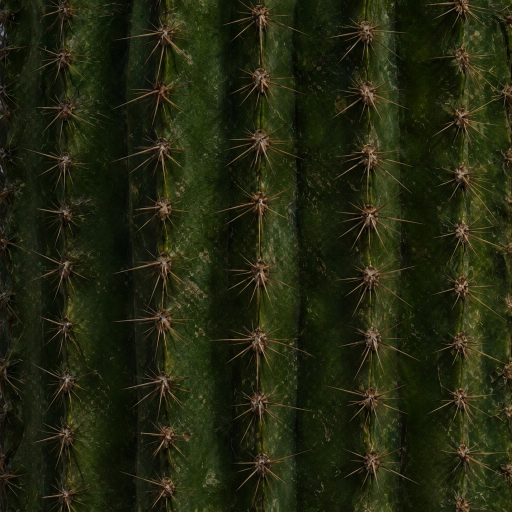
#> input picture minecraft/cactus-reference/side.jpg, 1024 x 1024 px, found by its file name (shown at 1/2 size)
$ python prepare_cactus.py
#> lines starting #> are read from the running program, lines starting #| are printed output that depends on the picture
#!/usr/bin/env python3
"""Prepare the supplied cactus side and end photographs (Pillow required).

From repo root: python3 minecraft/tools/prepare_cactus.py
The opaque images are fitted into the vanilla cactus' transparent inset.
"""
from pathlib import Path
from PIL import Image, ImageOps

ROOT = Path('minecraft')
SIDE_SOURCE = ROOT / 'cactus-reference/side.jpg'
END_SOURCE = ROOT / 'cactus-reference/end.jpg'
BLOCKS = ROOT / 'realistic-dirt/textures/blocks'
SIDE_OUTPUT = BLOCKS / 'cactus_side.png'
END_OUTPUT = BLOCKS / 'cactus_top.png'
SIZE = 512
INSET = SIZE // 16
EDGE_BLEND = 24


def load_photo(path, size):
#> called with size = (448, 512)
    with Image.open(path) as src:
#> src is the input picture: PIL image 1024x1024 RGB; mean R, G, B 34.2, 38.1, 15.5
        if src.size != (1024, 1024):
            raise ValueError(f'Expected 1024x1024 user photo: {path}')
        return ImageOps.fit(ImageOps.exif_transpose(src).convert('RGB'), size, Image.Resampling.LANCZOS)
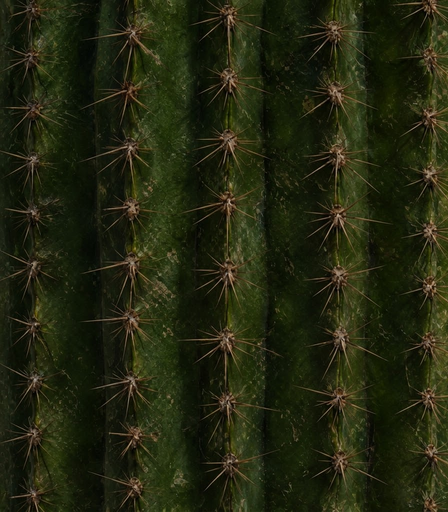
#> returned value: PIL image 448x512 RGB; mean R, G, B 34.2, 38, 15.5


def prepare_side(path=SIDE_SOURCE):
    width = SIZE - 2 * INSET
    photo = load_photo(path, (width, SIZE))
    # Soften only the vertical repeat along stacked cactus blocks. Crop from
    # unmodified source each time; the central material stays untouched.
    result = photo.copy()
    for d in range(EDGE_BLEND):
        t = 1 - d / EDGE_BLEND
        blend = .5 * t * t * (3 - 2*t)
        top = photo.crop((0, d, width, d + 1))
        bottom = photo.crop((0, SIZE-1-d, width, SIZE-d))
        result.paste(Image.blend(top, bottom, blend), (0, d))
        result.paste(Image.blend(bottom, top, blend), (0, SIZE-1-d))
    # Vanilla cactus-side texture reserves the outer 1/16 on each side as
    # transparency; its sparse pixel-spike silhouettes are not reproduced.
    rgba = Image.new('RGBA', (SIZE, SIZE), (0, 0, 0, 0))
#> rgba: PIL image 512x512 RGBA; every value is 0
    rgba.paste(result.convert('RGBA'), (INSET, 0))
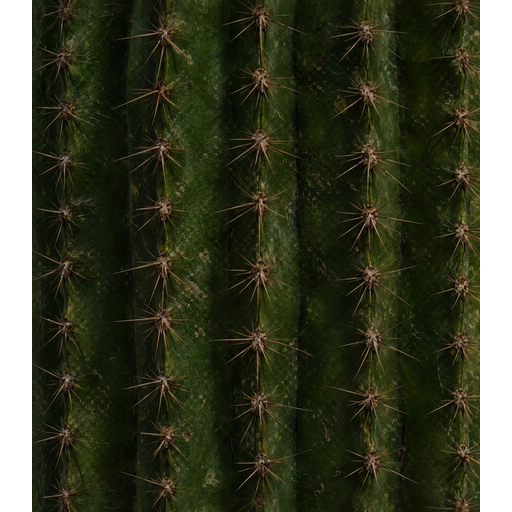
#> rgba: PIL image 512x512 RGBA; mean R, G, B, A 29.9, 33.2, 13.5, 223.1; transparent parts drawn white
    return rgba


def prepare_end(path=END_SOURCE):
    width = SIZE - 2 * INSET
    photo = load_photo(path, (width, width))
#> call 2 of load_photo, with size = (448, 448)
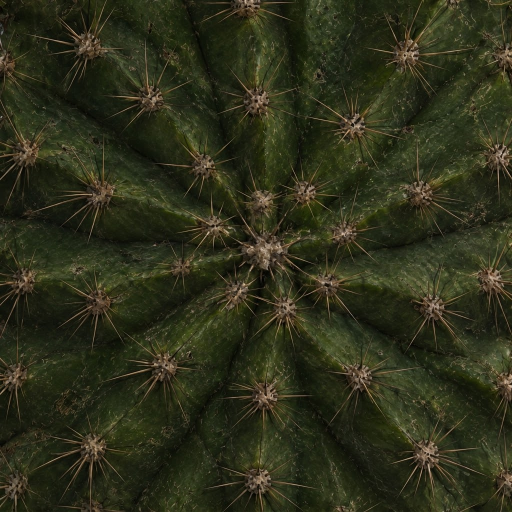
#> input picture minecraft/cactus-reference/end.jpg, 1024 x 1024 px, found by its file name (shown at 1/2 size)
#> in load_photo, src is the input picture: PIL image 1024x1024 RGB; mean R, G, B 45.1, 47.2, 26
#> in load_photo (call 2), `return ImageOps.fit(ImageOps.exif_transpose(src).convert('RGB'), size,..`:
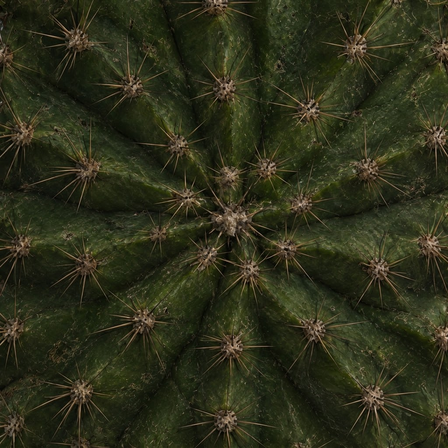
#> returned value: PIL image 448x448 RGB; mean R, G, B 45.1, 47.2, 26
    rgba = Image.new('RGBA', (SIZE, SIZE), (0, 0, 0, 0))
    rgba.paste(photo.convert('RGBA'), (INSET, INSET))
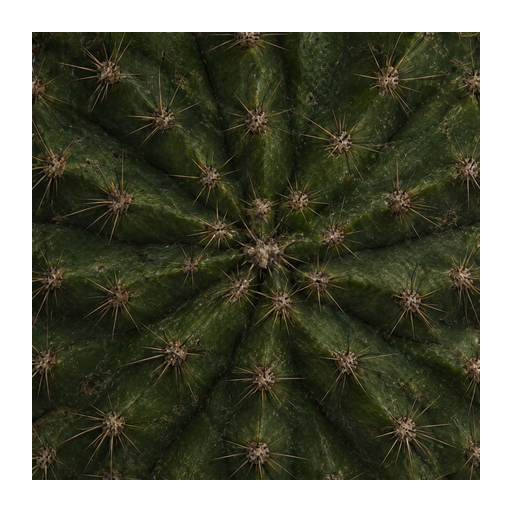
#> rgba: PIL image 512x512 RGBA; mean R, G, B, A 34.6, 36.1, 19.9, 195.2; transparent parts drawn white
    return rgba


def main():
    BLOCKS.mkdir(parents=True, exist_ok=True)
    prepare_side().save(SIDE_OUTPUT, optimize=True)
    prepare_end().save(END_OUTPUT, optimize=True)
    print(f'Prepared cactus side {SIDE_OUTPUT} and shared top/bottom {END_OUTPUT}')


if __name__ == '__main__':
    main()
